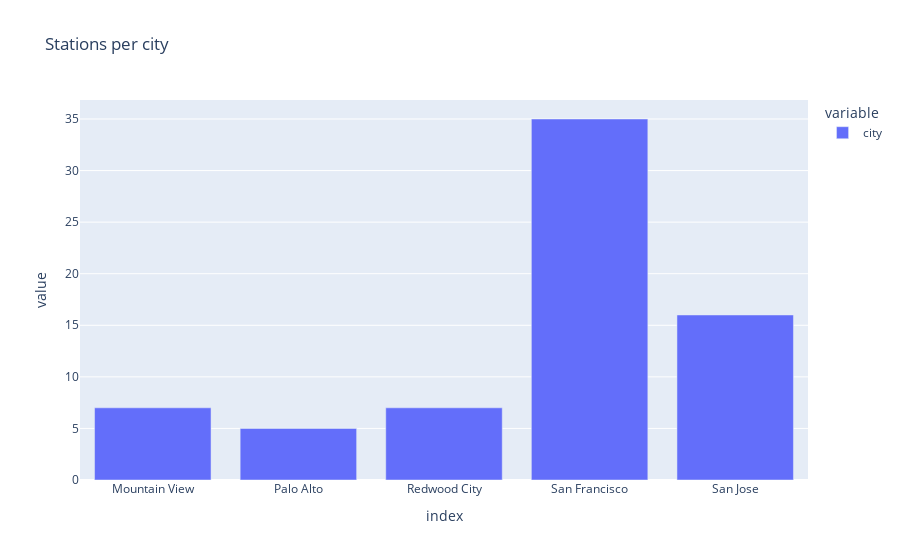

This figure's notebook cell:
### Code cell
px.bar(stations_per_city, title = 'Stations per city')

### Figure 1 — Plotly figure (JSON) as saved in the notebook; plotly's stock layout.template omitted (floating-point values rounded to 4 significant figures)
{"data": [{"alignmentgroup": "True", "hovertemplate": "variable=city<br>index=%{x}<br>value=%{y}<extra></extra>", "legendgroup": "city", "marker": {"color": "#636efa"}, "name": "city", "offsetgroup": "city", "orientation": "v", "showlegend": true, "textposition": "auto", "type": "bar", "x": ["Mountain View", "Palo Alto", "Redwood City", "San Francisco", "San Jose"], "xaxis": "x", "y": [7, 5, 7, 35, 16], "yaxis": "y"}], "layout": {"barmode": "relative", "legend": {"title": {"text": "variable"}, "tracegroupgap": 0}, "title": {"text": "Stations per city"}, "xaxis": {"anchor": "y", "domain": [0, 1], "title": {"text": "index"}}, "yaxis": {"anchor": "x", "domain": [0, 1], "title": {"text": "value"}}}}
